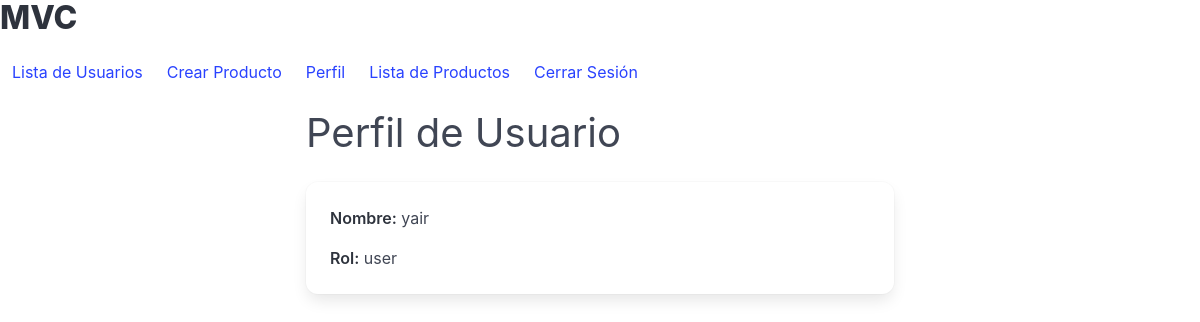
Page /profile/yair@gmail.com (signed in) on the earlier database version.
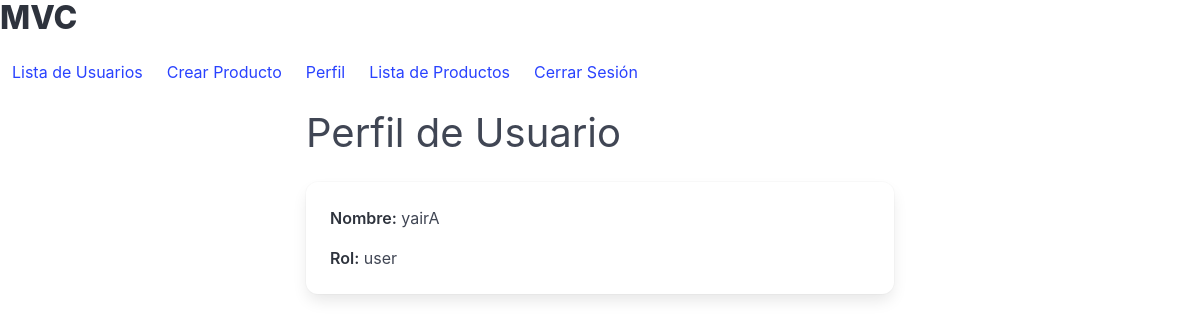
Same page on the later database version.
### models/user_model.py (models this page shows, shortened)
class User(UserMixin, db.Model):
    __tablename__ = "users"
    correo = db.Column(db.String(255), unique=True, nullable=False, primary_key=True)
    name = db.Column(db.String(50), nullable=False)
    password_hash = db.Column(db.String(255), nullable=False)
    registration_date = db.Column(db.DateTime, default=lambda: datetime.now(timezone.utc))
    role = db.Column(db.String(50), nullable=False, default="user")
    @staticmethod
    def get_user_by_correo(correo):
        return User.query.filter_by(correo=correo).first()
    def has_role(self, role):
        return self.role == role

### controllers/user_controller.py (the view)
@user_bp.route("/profile/<string:correo>")
@login_required
def profile(correo):
    user = User.get_user_by_correo(correo)
    return user_view.perfil(user)

### run.py (called while the page is built)
@login_manager.user_loader
def load_user(correo):
    return User.get_user_by_correo(correo)

### views/user_view.py (called while the page is built)
def perfil(user):
    return render_template(
        "profile.html", title="Perfil de usuario", current_user=current_user, user=user
    )

### templates/profile.html
{% extends 'base.html' %}
{% block content %}
<h2 class="subtitle is-2">Perfil de Usuario</h2>
<div class="card">
    <div class="card-content">
        <div class="content">
            <p><strong>Nombre:</strong> {{ user.name }}</p>
            <p><strong>Rol:</strong> {{ user.role }}</p>
        </div>
    </div>
</div>
{% endblock %}

Differences in the rows shown:
changed User "user": name "yair" → "yairA"
